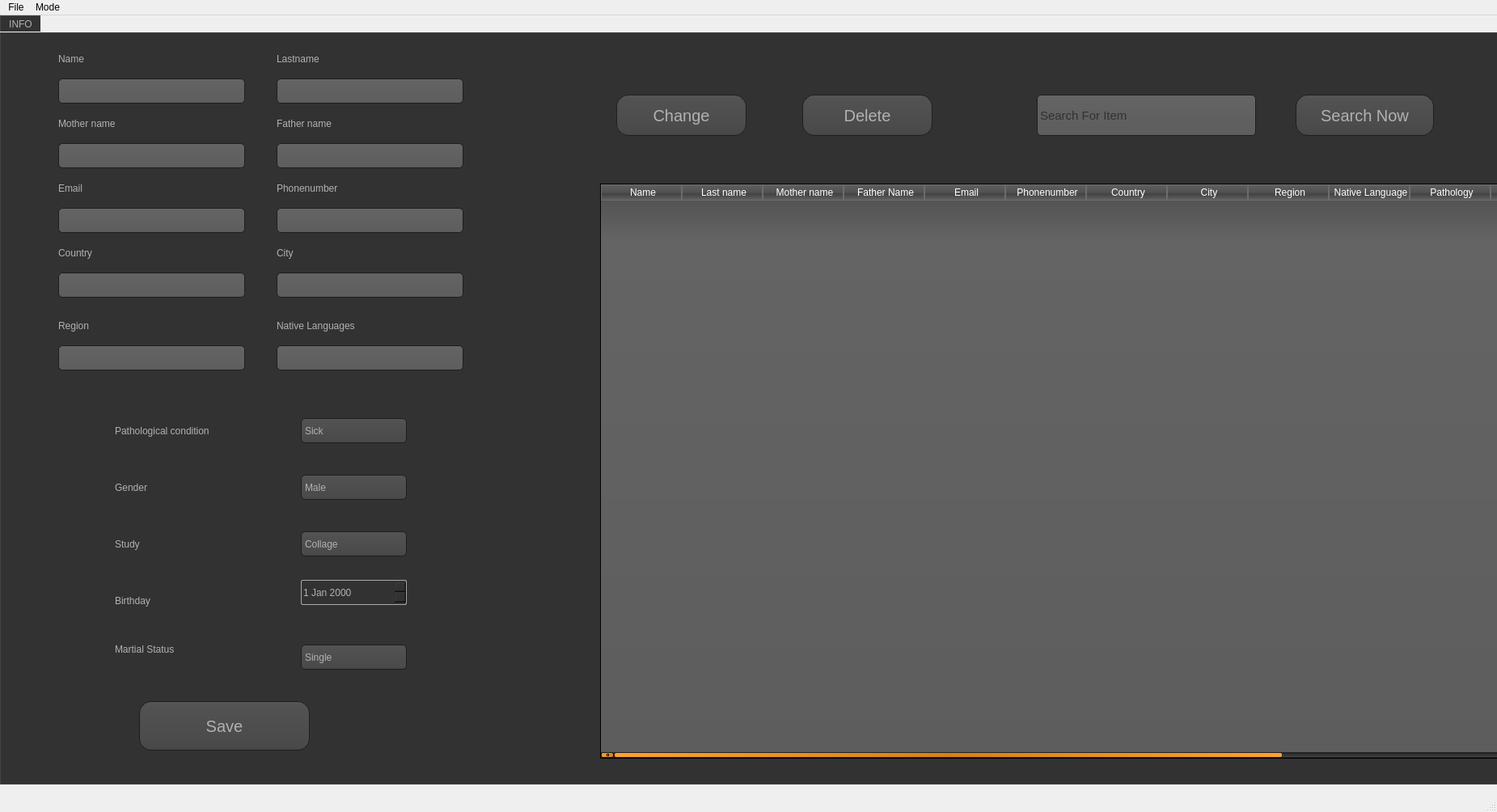
<?xml version="1.0" encoding="UTF-8"?>
<ui version="4.0">
 <class>MainWindow</class>
 <widget class="QMainWindow" name="MainWindow">
  <property name="geometry">
   <rect>
    <x>0</x>
    <y>0</y>
    <width>1851</width>
    <height>1004</height>
   </rect>
  </property>
  <property name="windowTitle">
   <string>MainWindow</string>
  </property>
  <widget class="QWidget" name="centralwidget">
   <widget class="QTabWidget" name="tabWidget">
    <property name="geometry">
     <rect>
      <x>0</x>
      <y>0</y>
      <width>2101</width>
      <height>951</height>
     </rect>
    </property>
    <property name="styleSheet">
     <string notr="true">QToolTip
{
     border: 1px solid black;
     background-color: #ffa02f;
     padding: 1px;
     border-radius: 3px;
     opacity: 100;
}

QWidget
{
    color: #b1b1b1;
    background-color: #323232;
}

QTreeView, QListView
{
    background-color: silver;
    margin-left: 5px;
}

QWidget:item:hover
{
    background-color: QLinearGradient( x1: 0, y1: 0, x2: 0, y2: 1, stop: 0 #ffa02f, stop: 1 #ca0619);
    color: #000000;
}

QWidget:item:selected
{
    background-color: QLinearGradient( x1: 0, y1: 0, x2: 0, y2: 1, stop: 0 #ffa02f, stop: 1 #d7801a);
}

QMenuBar::item
{
    background: transparent;
}

QMenuBar::item:selected
{
    background: transparent;
    border: 1px solid #ffaa00;
}

QMenuBar::item:pressed
{
    background: #444;
    border: 1px solid #000;
    background-color: QLinearGradient(
        x1:0, y1:0,
        x2:0, y2:1,
        stop:1 #212121,
        stop:0.4 #343434/*,
        stop:0.2 #343434,
        stop:0.1 #ffaa00*/
    );
    margin-bottom:-1px;
    padding-bottom:1px;
}

QMenu
{
    border: 1px solid #000;
}

QMenu::item
{
    padding: 2px 20px 2px 20px;
}

QMenu::item:selected
{
    color: #000000;
}

QWidget:disabled
{
    color: #808080;
    background-color: #323232;
}

QAbstractItemView
{
    background-color: QLinearGradient( x1: 0, y1: 0, x2: 0, y2: 1, stop: 0 #4d4d4d, stop: 0.1 #646464, stop: 1 #5d5d5d);
}

QWidget:focus
{
    /*border: 1px solid darkgray;*/
}

QLineEdit
{
    border-radius:15px;
    background-color: QLinearGradient( x1: 0, y1: 0, x2: 0, y2: 1, stop: 0 #4d4d4d, stop: 0 #646464, stop: 1 #5d5d5d);
    padding: 1px;
    border-style: solid;
    border: 1px solid #1e1e1e;
    border-radius: 5;
    font-size:15px;
    color:#fff;
}

QPushButton
{
    color: #b1b1b1;
    background-color: QLinearGradient( x1: 0, y1: 0, x2: 0, y2: 1, stop: 0 #565656, stop: 0.1 #525252, stop: 0.5 #4e4e4e, stop: 0.9 #4a4a4a, stop: 1 #464646);
    border-width: 1px;
    border-color: #1e1e1e;
    border-style: solid;
    border-radius: 6;
    padding: 3px;
    font-size: 12px;
    padding-left: 5px;
    padding-right: 5px;
    min-width: 40px;
}

QPushButton:pressed
{
    background-color: QLinearGradient( x1: 0, y1: 0, x2: 0, y2: 1, stop: 0 #2d2d2d, stop: 0.1 #2b2b2b, stop: 0.5 #292929, stop: 0.9 #282828, stop: 1 #252525);
}

QComboBox
{
    selection-background-color: #ffaa00;
    background-color: QLinearGradient( x1: 0, y1: 0, x2: 0, y2: 1, stop: 0 #565656, stop: 0.1 #525252, stop: 0.5 #4e4e4e, stop: 0.9 #4a4a4a, stop: 1 #464646);
    border-style: solid;
    border: 1px solid #1e1e1e;
    border-radius: 5;
}

QComboBox:hover,QPushButton:hover
{
    border: 2px solid QLinearGradient( x1: 0, y1: 0, x2: 0, y2: 1, stop: 0 #ffa02f, stop: 1 #d7801a);
}


QComboBox:on
{
    padding-top: 3px;
    padding-left: 4px;
    background-color: QLinearGradient( x1: 0, y1: 0, x2: 0, y2: 1, stop: 0 #2d2d2d, stop: 0.1 #2b2b2b, stop: 0.5 #292929, stop: 0.9 #282828, stop: 1 #252525);
    selection-background-color: #ffaa00;
}

QComboBox QAbstractItemView
{
    border: 2px solid darkgray;
    selection-background-color: QLinearGradient( x1: 0, y1: 0, x2: 0, y2: 1, stop: 0 #ffa02f, stop: 1 #d7801a);
}

QComboBox::drop-down
{
     subcontrol-origin: padding;
     subcontrol-position: top right;
     width: 15px;

     border-left-width: 0px;
     border-left-color: darkgray;
     border-left-style: solid; /* just a single line */
     border-top-right-radius: 3px; /* same radius as the QComboBox */
     border-bottom-right-radius: 3px;
 }

QComboBox::down-arrow
{
     image: url(:/qss_icons/DarkOrange/down_arrow.png);
}

QGroupBox
{
    border: 1px solid darkgray;
    margin-top: 10px;
}

QGroupBox:focus
{
    border: 1px solid darkgray;
}

QTextEdit:focus
{
    border: 1px solid darkgray;
}

QScrollBar:horizontal {
     border: 1px solid #222222;
     background: QLinearGradient( x1: 0, y1: 0, x2: 0, y2: 1, stop: 0.0 #121212, stop: 0.2 #282828, stop: 1 #484848);
     height: 7px;
     margin: 0px 16px 0 16px;
}

QScrollBar::handle:horizontal
{
      background: QLinearGradient( x1: 0, y1: 0, x2: 1, y2: 0, stop: 0 #ffa02f, stop: 0.5 #d7801a, stop: 1 #ffa02f);
      min-height: 20px;
      border-radius: 2px;
}

QScrollBar::add-line:horizontal {
      border: 1px solid #1b1b19;
      border-radius: 2px;
      background: QLinearGradient( x1: 0, y1: 0, x2: 1, y2: 0, stop: 0 #ffa02f, stop: 1 #d7801a);
      width: 14px;
      subcontrol-position: right;
      subcontrol-origin: margin;
}

QScrollBar::sub-line:horizontal {
      border: 1px solid #1b1b19;
      border-radius: 2px;
      background: QLinearGradient( x1: 0, y1: 0, x2: 1, y2: 0, stop: 0 #ffa02f, stop: 1 #d7801a);
      width: 14px;
     subcontrol-position: left;
     subcontrol-origin: margin;
}

QScrollBar::right-arrow:horizontal, QScrollBar::left-arrow:horizontal
{
      border: 1px solid black;
      width: 1px;
      height: 1px;
      background: white;
}

QScrollBar::add-page:horizontal, QScrollBar::sub-page:horizontal
{
      background: none;
}

QScrollBar:vertical
{
      background: QLinearGradient( x1: 0, y1: 0, x2: 1, y2: 0, stop: 0.0 #121212, stop: 0.2 #282828, stop: 1 #484848);
      width: 7px;
      margin: 16px 0 16px 0;
      border: 1px solid #222222;
}

QScrollBar::handle:vertical
{
      background: QLinearGradient( x1: 0, y1: 0, x2: 0, y2: 1, stop: 0 #ffa02f, stop: 0.5 #d7801a, stop: 1 #ffa02f);
      min-height: 20px;
      border-radius: 2px;
}

QScrollBar::add-line:vertical
{
      border: 1px solid #1b1b19;
      border-radius: 2px;
      background: QLinearGradient( x1: 0, y1: 0, x2: 0, y2: 1, stop: 0 #ffa02f, stop: 1 #d7801a);
      height: 14px;
      subcontrol-position: bottom;
      subcontrol-origin: margin;
}

QScrollBar::sub-line:vertical
{
      border: 1px solid #1b1b19;
      border-radius: 2px;
      background: QLinearGradient( x1: 0, y1: 0, x2: 0, y2: 1, stop: 0 #d7801a, stop: 1 #ffa02f);
      height: 14px;
      subcontrol-position: top;
      subcontrol-origin: margin;
}

QScrollBar::up-arrow:vertical, QScrollBar::down-arrow:vertical
{
      border: 1px solid black;
      width: 1px;
      height: 1px;
      background: white;
}


QScrollBar::add-page:vertical, QScrollBar::sub-page:vertical
{
      background: none;
}

QTextEdit
{
    background-color: #242424;
}

QPlainTextEdit
{
    background-color: #242424;
}

QHeaderView::section
{
    background-color: QLinearGradient(x1:0, y1:0, x2:0, y2:1, stop:0 #616161, stop: 0.5 #505050, stop: 0.6 #434343, stop:1 #656565);
    color: white;
    padding-left: 4px;
    border: 1px solid #6c6c6c;
}

QCheckBox:disabled
{
color: #414141;
}

QDockWidget::title
{
    text-align: center;
    spacing: 3px; /* spacing between items in the tool bar */
    background-color: QLinearGradient(x1:0, y1:0, x2:0, y2:1, stop:0 #323232, stop: 0.5 #242424, stop:1 #323232);
}

QDockWidget::close-button, QDockWidget::float-button
{
    text-align: center;
    spacing: 1px; /* spacing between items in the tool bar */
    background-color: QLinearGradient(x1:0, y1:0, x2:0, y2:1, stop:0 #323232, stop: 0.5 #242424, stop:1 #323232);
}

QDockWidget::close-button:hover, QDockWidget::float-button:hover
{
    background: #242424;
}

QDockWidget::close-button:pressed, QDockWidget::float-button:pressed
{
    padding: 1px -1px -1px 1px;
}

QMainWindow::separator
{
    background-color: QLinearGradient(x1:0, y1:0, x2:0, y2:1, stop:0 #161616, stop: 0.5 #151515, stop: 0.6 #212121, stop:1 #343434);
    color: white;
    padding-left: 4px;
    border: 1px solid #4c4c4c;
    spacing: 3px; /* spacing between items in the tool bar */
}

QMainWindow::separator:hover
{

    background-color: QLinearGradient(x1:0, y1:0, x2:0, y2:1, stop:0 #d7801a, stop:0.5 #b56c17 stop:1 #ffa02f);
    color: white;
    padding-left: 4px;
    border: 1px solid #6c6c6c;
    spacing: 3px; /* spacing between items in the tool bar */
}

QToolBar::handle
{
     spacing: 3px; /* spacing between items in the tool bar */
     background: url(:/qss_icons/DarkOrange/handle.png);
}

QMenu::separator
{
    height: 2px;
    background-color: QLinearGradient(x1:0, y1:0, x2:0, y2:1, stop:0 #161616, stop: 0.5 #151515, stop: 0.6 #212121, stop:1 #343434);
    color: white;
    padding-left: 4px;
    margin-left: 10px;
    margin-right: 5px;
}

QProgressBar
{
    border: 2px solid grey;
    border-radius: 5px;
    text-align: center;
}

QProgressBar::chunk
{
    background-color: #d7801a;
    width: 2.15px;
    margin: 0.5px;
}

QTabBar::tab {
    color: #b1b1b1;
    border: 1px solid #444;
    border-bottom-style: none;
    background-color: #323232;
    padding-left: 10px;
    padding-right: 10px;
    padding-top: 3px;
    padding-bottom: 2px;
    margin-right: -1px;
}

QTabWidget::pane {
    border: 1px solid #444;
    top: 1px;
}

QTabBar::tab:last
{
    margin-right: 0; /* the last selected tab has nothing to overlap with on the right */
    border-top-right-radius: 3px;
}

QTabBar::tab:first:!selected
{
 margin-left: 0px; /* the last selected tab has nothing to overlap with on the right */


    border-top-left-radius: 3px;
}

QTabBar::tab:!selected
{
    color: #b1b1b1;
    border-bottom-style: solid;
    margin-top: 3px;
    background-color: QLinearGradient(x1:0, y1:0, x2:0, y2:1, stop:1 #212121, stop:.4 #343434);
}

QTabBar::tab:selected
{
    border-top-left-radius: 3px;
    border-top-right-radius: 3px;
    margin-bottom: 0px;
}

QTabBar::tab:!selected:hover
{
    /*border-top: 2px solid #ffaa00;
    padding-bottom: 3px;*/
    border-top-left-radius: 3px;
    border-top-right-radius: 3px;
    background-color: QLinearGradient(x1:0, y1:0, x2:0, y2:1, stop:1 #212121, stop:0.4 #343434, stop:0.2 #343434, stop:0.1 #ffaa00);
}

QRadioButton::indicator:checked, QRadioButton::indicator:unchecked{
    color: #b1b1b1;
    background-color: #323232;
    border: 1px solid #b1b1b1;
    border-radius: 6px;
}

QRadioButton::indicator:checked
{
    background-color: qradialgradient(
        cx: 0.5, cy: 0.5,
        fx: 0.5, fy: 0.5,
        radius: 1.0,
        stop: 0.25 #ffaa00,
        stop: 0.3 #323232
    );
}

QCheckBox::indicator{
    color: #b1b1b1;
    background-color: #323232;
    border: 1px solid #b1b1b1;
    width: 9px;
    height: 9px;
}

QRadioButton::indicator
{
    border-radius: 6px;
}

QRadioButton::indicator:hover, QCheckBox::indicator:hover
{
    border: 1px solid #ffaa00;
}

QCheckBox::indicator:checked
{
    image:url(:/qss_icons/DarkOrange/checkbox.png);
}

QCheckBox::indicator:disabled, QRadioButton::indicator:disabled
{
    border: 1px solid #444;
}


QSlider::groove:horizontal {
    border: 1px solid #3A3939;
    height: 8px;
    background: #201F1F;
    margin: 2px 0;
    border-radius: 2px;
}

QSlider::handle:horizontal {
    background: QLinearGradient( x1: 0, y1: 0, x2: 0, y2: 1,
      stop: 0.0 silver, stop: 0.2 #a8a8a8, stop: 1 #727272);
    border: 1px solid #3A3939;
    width: 14px;
    height: 14px;
    margin: -4px 0;
    border-radius: 2px;
}

QSlider::groove:vertical {
    border: 1px solid #3A3939;
    width: 8px;
    background: #201F1F;
    margin: 0 0px;
    border-radius: 2px;
}

QSlider::handle:vertical {
    background: QLinearGradient( x1: 0, y1: 0, x2: 0, y2: 1, stop: 0.0 silver,
      stop: 0.2 #a8a8a8, stop: 1 #727272);
    border: 1px solid #3A3939;
    width: 14px;
    height: 14px;
    margin: 0 -4px;
    border-radius: 2px;
}

QAbstractSpinBox {
    padding-top: 2px;
    padding-bottom: 2px;
    border: 1px solid darkgray;

    border-radius: 2px;
    min-width: 50px;
}


QPushButton{
border-radius:15px;
font-size:20px;
}
</string>
    </property>
    <property name="currentIndex">
     <number>0</number>
    </property>
    <widget class="QWidget" name="tab1">
     <attribute name="title">
      <string>INFO</string>
     </attribute>
     <widget class="QTabWidget" name="tabWidget_2">
      <property name="geometry">
       <rect>
        <x>-30</x>
        <y>-50</y>
        <width>2091</width>
        <height>1091</height>
       </rect>
      </property>
      <property name="minimumSize">
       <size>
        <width>2091</width>
        <height>1091</height>
       </size>
      </property>
      <property name="maximumSize">
       <size>
        <width>2091</width>
        <height>16777215</height>
       </size>
      </property>
      <property name="styleSheet">
       <string notr="true"/>
      </property>
      <widget class="QWidget" name="tabWidget_2Page1">
       <attribute name="title">
        <string/>
       </attribute>
       <widget class="QLineEdit" name="lineEdit_23">
        <property name="geometry">
         <rect>
          <x>100</x>
          <y>410</y>
          <width>231</width>
          <height>31</height>
         </rect>
        </property>
       </widget>
       <widget class="QLineEdit" name="lineEdit_24">
        <property name="geometry">
         <rect>
          <x>100</x>
          <y>80</y>
          <width>231</width>
          <height>31</height>
         </rect>
        </property>
       </widget>
       <widget class="QLabel" name="label_31">
        <property name="geometry">
         <rect>
          <x>100</x>
          <y>370</y>
          <width>81</width>
          <height>31</height>
         </rect>
        </property>
        <property name="text">
         <string>Region</string>
        </property>
       </widget>
       <widget class="QLabel" name="label_32">
        <property name="geometry">
         <rect>
          <x>170</x>
          <y>770</y>
          <width>101</width>
          <height>31</height>
         </rect>
        </property>
        <property name="text">
         <string>Martial Status</string>
        </property>
       </widget>
       <widget class="QComboBox" name="comboBox_9">
        <property name="geometry">
         <rect>
          <x>400</x>
          <y>570</y>
          <width>131</width>
          <height>31</height>
         </rect>
        </property>
        <item>
         <property name="text">
          <string>Male</string>
         </property>
        </item>
        <item>
         <property name="text">
          <string>Female</string>
         </property>
        </item>
       </widget>
       <widget class="QLineEdit" name="lineEdit_25">
        <property name="geometry">
         <rect>
          <x>370</x>
          <y>160</y>
          <width>231</width>
          <height>31</height>
         </rect>
        </property>
       </widget>
       <widget class="QLabel" name="label_33">
        <property name="geometry">
         <rect>
          <x>370</x>
          <y>40</y>
          <width>181</width>
          <height>31</height>
         </rect>
        </property>
        <property name="text">
         <string>Lastname</string>
        </property>
       </widget>
       <widget class="QLabel" name="label_34">
        <property name="geometry">
         <rect>
          <x>170</x>
          <y>630</y>
          <width>71</width>
          <height>51</height>
         </rect>
        </property>
        <property name="text">
         <string>Study</string>
        </property>
       </widget>
       <widget class="QLineEdit" name="lineEdit_26">
        <property name="geometry">
         <rect>
          <x>100</x>
          <y>320</y>
          <width>231</width>
          <height>31</height>
         </rect>
        </property>
       </widget>
       <widget class="QDateEdit" name="dateEdit_3">
        <property name="geometry">
         <rect>
          <x>400</x>
          <y>700</y>
          <width>131</width>
          <height>31</height>
         </rect>
        </property>
       </widget>
       <widget class="QLineEdit" name="lineEdit_27">
        <property name="geometry">
         <rect>
          <x>370</x>
          <y>240</y>
          <width>231</width>
          <height>31</height>
         </rect>
        </property>
       </widget>
       <widget class="QLabel" name="label_35">
        <property name="geometry">
         <rect>
          <x>100</x>
          <y>200</y>
          <width>61</width>
          <height>31</height>
         </rect>
        </property>
        <property name="text">
         <string>Email</string>
        </property>
       </widget>
       <widget class="QComboBox" name="comboBox_10">
        <property name="geometry">
         <rect>
          <x>400</x>
          <y>780</y>
          <width>131</width>
          <height>31</height>
         </rect>
        </property>
        <item>
         <property name="text">
          <string>Single</string>
         </property>
        </item>
        <item>
         <property name="text">
          <string>maried</string>
         </property>
        </item>
       </widget>
       <widget class="QLineEdit" name="lineEdit_28">
        <property name="geometry">
         <rect>
          <x>370</x>
          <y>320</y>
          <width>231</width>
          <height>31</height>
         </rect>
        </property>
       </widget>
       <widget class="QLineEdit" name="lineEdit_29">
        <property name="geometry">
         <rect>
          <x>370</x>
          <y>80</y>
          <width>231</width>
          <height>31</height>
         </rect>
        </property>
        <property name="maxLength">
         <number>10</number>
        </property>
       </widget>
       <widget class="QLabel" name="label_36">
        <property name="geometry">
         <rect>
          <x>170</x>
          <y>560</y>
          <width>61</width>
          <height>51</height>
         </rect>
        </property>
        <property name="text">
         <string>Gender</string>
        </property>
       </widget>
       <widget class="QLabel" name="label_37">
        <property name="geometry">
         <rect>
          <x>100</x>
          <y>280</y>
          <width>81</width>
          <height>31</height>
         </rect>
        </property>
        <property name="text">
         <string>Country</string>
        </property>
       </widget>
       <widget class="QLineEdit" name="lineEdit_30">
        <property name="geometry">
         <rect>
          <x>100</x>
          <y>160</y>
          <width>231</width>
          <height>31</height>
         </rect>
        </property>
       </widget>
       <widget class="QComboBox" name="comboBox_11">
        <property name="geometry">
         <rect>
          <x>400</x>
          <y>500</y>
          <width>131</width>
          <height>31</height>
         </rect>
        </property>
        <item>
         <property name="text">
          <string>Sick</string>
         </property>
        </item>
        <item>
         <property name="text">
          <string>Not sick</string>
         </property>
        </item>
       </widget>
       <widget class="QLabel" name="label_38">
        <property name="geometry">
         <rect>
          <x>370</x>
          <y>280</y>
          <width>81</width>
          <height>31</height>
         </rect>
        </property>
        <property name="text">
         <string>City</string>
        </property>
       </widget>
       <widget class="QLabel" name="label_39">
        <property name="geometry">
         <rect>
          <x>370</x>
          <y>200</y>
          <width>91</width>
          <height>31</height>
         </rect>
        </property>
        <property name="text">
         <string>Phonenumber</string>
        </property>
       </widget>
       <widget class="QLabel" name="label_40">
        <property name="geometry">
         <rect>
          <x>170</x>
          <y>710</y>
          <width>61</width>
          <height>31</height>
         </rect>
        </property>
        <property name="text">
         <string>Birthday</string>
        </property>
       </widget>
       <widget class="QComboBox" name="comboBox_12">
        <property name="geometry">
         <rect>
          <x>400</x>
          <y>640</y>
          <width>131</width>
          <height>31</height>
         </rect>
        </property>
        <item>
         <property name="text">
          <string>Collage</string>
         </property>
        </item>
        <item>
         <property name="text">
          <string>School</string>
         </property>
        </item>
        <item>
         <property name="text">
          <string>Akadimy</string>
         </property>
        </item>
        <item>
         <property name="text">
          <string>University</string>
         </property>
        </item>
       </widget>
       <widget class="QLabel" name="label_41">
        <property name="geometry">
         <rect>
          <x>370</x>
          <y>370</y>
          <width>111</width>
          <height>31</height>
         </rect>
        </property>
        <property name="text">
         <string>Native Languages</string>
        </property>
       </widget>
       <widget class="QLabel" name="label_42">
        <property name="geometry">
         <rect>
          <x>100</x>
          <y>120</y>
          <width>121</width>
          <height>31</height>
         </rect>
        </property>
        <property name="text">
         <string>Mother name</string>
        </property>
       </widget>
       <widget class="QLabel" name="label_43">
        <property name="geometry">
         <rect>
          <x>170</x>
          <y>500</y>
          <width>151</width>
          <height>31</height>
         </rect>
        </property>
        <property name="text">
         <string>Pathological condition</string>
        </property>
       </widget>
       <widget class="QLabel" name="label_44">
        <property name="geometry">
         <rect>
          <x>370</x>
          <y>120</y>
          <width>211</width>
          <height>31</height>
         </rect>
        </property>
        <property name="text">
         <string>Father name</string>
        </property>
       </widget>
       <widget class="QLineEdit" name="lineEdit_31">
        <property name="geometry">
         <rect>
          <x>100</x>
          <y>240</y>
          <width>231</width>
          <height>31</height>
         </rect>
        </property>
       </widget>
       <widget class="QLineEdit" name="lineEdit_32">
        <property name="geometry">
         <rect>
          <x>370</x>
          <y>410</y>
          <width>231</width>
          <height>31</height>
         </rect>
        </property>
       </widget>
       <widget class="QLabel" name="label_45">
        <property name="geometry">
         <rect>
          <x>100</x>
          <y>40</y>
          <width>51</width>
          <height>31</height>
         </rect>
        </property>
        <property name="text">
         <string>Name</string>
        </property>
       </widget>
       <widget class="QTableWidget" name="tableWidget_3">
        <property name="geometry">
         <rect>
          <x>770</x>
          <y>210</y>
          <width>1161</width>
          <height>711</height>
         </rect>
        </property>
        <property name="styleSheet">
         <string notr="true"/>
        </property>
        <column>
         <property name="text">
          <string>Name</string>
         </property>
        </column>
        <column>
         <property name="text">
          <string>Last name</string>
         </property>
        </column>
        <column>
         <property name="text">
          <string>Mother name</string>
         </property>
        </column>
        <column>
         <property name="text">
          <string>Father Name</string>
         </property>
        </column>
        <column>
         <property name="text">
          <string>Email</string>
         </property>
        </column>
        <column>
         <property name="text">
          <string>Phonenumber</string>
         </property>
        </column>
        <column>
         <property name="text">
          <string>Country</string>
         </property>
        </column>
        <column>
         <property name="text">
          <string>City</string>
         </property>
        </column>
        <column>
         <property name="text">
          <string>Region</string>
         </property>
        </column>
        <column>
         <property name="text">
          <string>Native Language</string>
         </property>
        </column>
        <column>
         <property name="text">
          <string>Pathology</string>
         </property>
        </column>
        <column>
         <property name="text">
          <string>Gender</string>
         </property>
        </column>
        <column>
         <property name="text">
          <string>Study</string>
         </property>
        </column>
        <column>
         <property name="text">
          <string>Birthday</string>
         </property>
        </column>
        <column>
         <property name="text">
          <string>Martial Status</string>
         </property>
        </column>
       </widget>
       <widget class="QLineEdit" name="lineEdit_33">
        <property name="geometry">
         <rect>
          <x>1310</x>
          <y>100</y>
          <width>271</width>
          <height>51</height>
         </rect>
        </property>
        <property name="styleSheet">
         <string notr="true">color:black;
font-size:15px;</string>
        </property>
        <property name="placeholderText">
         <string>Search For Item</string>
        </property>
       </widget>
       <widget class="QPushButton" name="pushButton_9">
        <property name="geometry">
         <rect>
          <x>1630</x>
          <y>100</y>
          <width>171</width>
          <height>51</height>
         </rect>
        </property>
        <property name="styleSheet">
         <string notr="true"/>
        </property>
        <property name="text">
         <string>Search Now</string>
        </property>
       </widget>
       <widget class="QPushButton" name="pushButton_10">
        <property name="geometry">
         <rect>
          <x>200</x>
          <y>850</y>
          <width>211</width>
          <height>61</height>
         </rect>
        </property>
        <property name="styleSheet">
         <string notr="true"/>
        </property>
        <property name="text">
         <string>Save</string>
        </property>
       </widget>
       <widget class="QPushButton" name="pushButton_11">
        <property name="geometry">
         <rect>
          <x>790</x>
          <y>100</y>
          <width>161</width>
          <height>51</height>
         </rect>
        </property>
        <property name="styleSheet">
         <string notr="true"/>
        </property>
        <property name="text">
         <string>Change</string>
        </property>
       </widget>
       <widget class="QPushButton" name="pushButton_12">
        <property name="geometry">
         <rect>
          <x>1020</x>
          <y>100</y>
          <width>161</width>
          <height>51</height>
         </rect>
        </property>
        <property name="styleSheet">
         <string notr="true"/>
        </property>
        <property name="text">
         <string>Delete</string>
        </property>
       </widget>
      </widget>
      <widget class="QWidget" name="tabWidget_2Page2">
       <attribute name="title">
        <string/>
       </attribute>
      </widget>
     </widget>
    </widget>
   </widget>
  </widget>
  <widget class="QMenuBar" name="menubar">
   <property name="geometry">
    <rect>
     <x>0</x>
     <y>0</y>
     <width>1851</width>
     <height>26</height>
    </rect>
   </property>
   <widget class="QMenu" name="menuFile">
    <property name="title">
     <string>File</string>
    </property>
    <addaction name="actionAbout_app"/>
    <addaction name="actionsave"/>
    <addaction name="actionExit"/>
   </widget>
   <widget class="QMenu" name="menuview">
    <property name="title">
     <string>Mode</string>
    </property>
    <addaction name="actionLight_ode"/>
   </widget>
   <addaction name="menuFile"/>
   <addaction name="menuview"/>
  </widget>
  <widget class="QStatusBar" name="statusbar"/>
  <action name="actionAbout_app">
   <property name="text">
    <string>About app</string>
   </property>
  </action>
  <action name="actionsave">
   <property name="text">
    <string>save</string>
   </property>
  </action>
  <action name="actionExit">
   <property name="text">
    <string>Exit</string>
   </property>
  </action>
  <action name="actionLight_ode">
   <property name="text">
    <string>Light Mode</string>
   </property>
  </action>
 </widget>
 <resources/>
 <connections/>
</ui>
